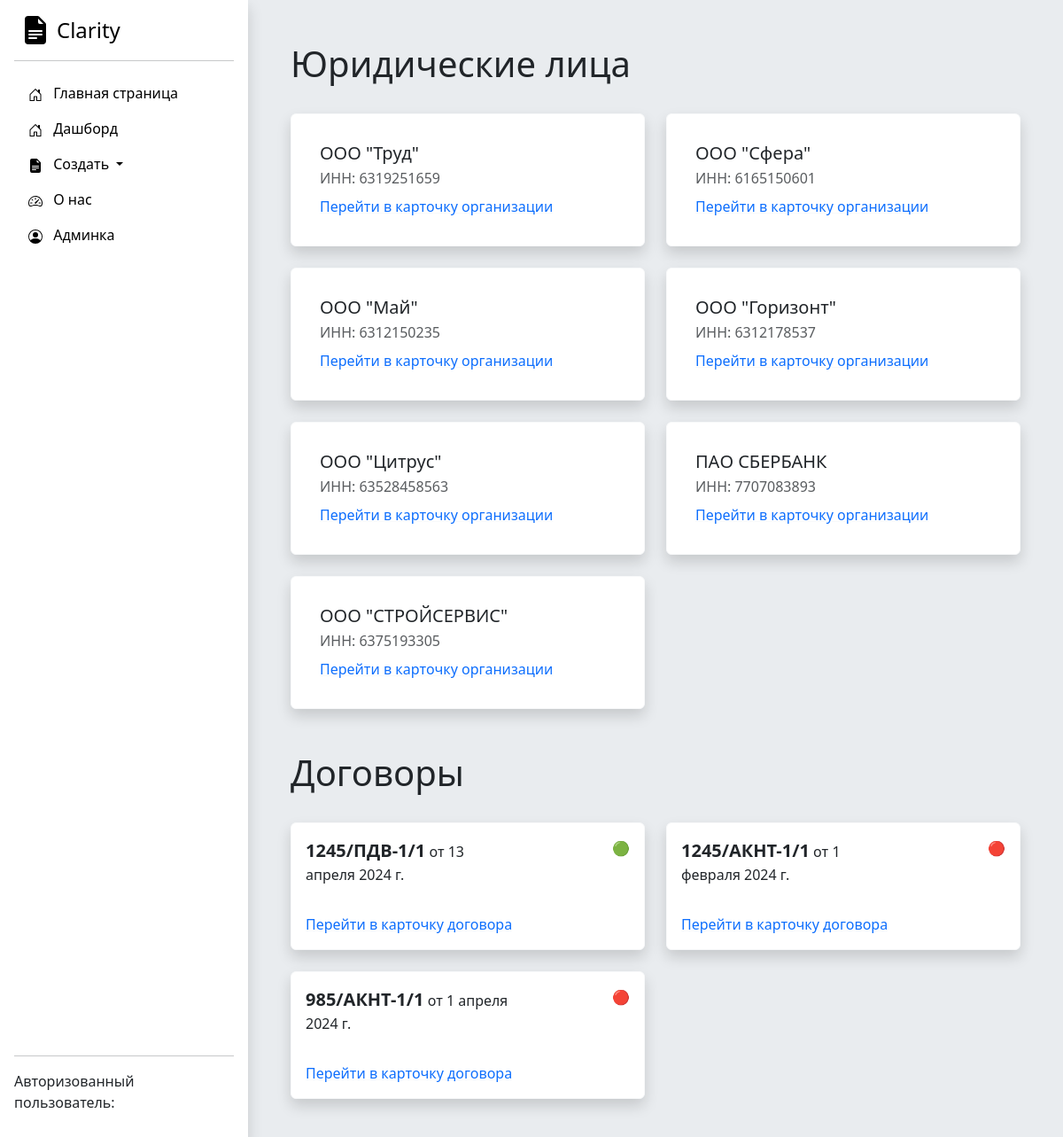
The page / on the database its author committed.
### Accounting/models.py (models this page shows, shortened)
class Organization(models.Model):
    full_name = models.CharField('Полное наименование', max_length=250)
    short_name = models.CharField('Краткое наименование', max_length=250)
    inn = models.IntegerField('ИНН')
    kpp = models.IntegerField('КПП')
    ur_adres = models.TextField('Юридический адрес')
    management_full_name = models.CharField('Управляющее лицо', max_length=250)
    management_post = models.CharField('Должность управляющего лица', max_length=250)
    class Meta:
        verbose_name = "Юридическое лицо"
        verbose_name_plural = "Юридические лица"

class Dogovor(models.Model):
    nomer_dogovora = models.CharField('Номер договора', max_length=250)
    date_of_signing = models.DateField('Дата начала действия договора')
    web_site = models.CharField('Веб сайт', max_length=250)
    contract_completed = models.BooleanField('Активный договор')
    basic_price = models.IntegerField('Цена догвора')
    service_type = models.ForeignKey(Service_type, on_delete=models.DO_NOTHING)
    organization = models.ForeignKey(Organization, on_delete=models.CASCADE)
    class Meta:
        verbose_name = "Договор"
        verbose_name_plural = "Договоры"

### Accounting/views.py (the view)
# urls.py: path('', views.index, name='home'),
def index(request):
    organization_list = Organization.objects.all()
    dogovor_list = Dogovor.objects.all()
    service_list = Service.objects.all()
    content = {
        'title': 'Главная страница сайта',
        'organization_list': organization_list,
        'dogovor_list': dogovor_list,
        'service_list': service_list
    }
    return render(request, 'Accounting/index.html', content)

### DAM/templates/Accounting/index.html (shortened to what this page needs)
{% extends 'Accounting/base.html' %}
{% block content %}
<h1>Юридические лица</h1>
<div class="row row-cols-1 row-cols-md-2 g-4">
{% for el in organization_list %}
      <div class="col">
 <div class="card border-light shadow p-3 bg-body rounded">
<div class="card-body">
    <h5 class="card-title">{{ el.short_name }}</h5>
    <p class="card-subtitle mb-2 text-body-secondary">ИНН: {{ el.inn }}</p>
    <a class="link-underline-light" href="/organization/{{ el.id }}"> Перейти в карточку организации </a>
</div>
     </div>
          </div>
{% endfor %}
     </div>
<h1>Договоры</h1>
<div class="row row-cols-1 row-cols-md-2 g-4">
{% for el in dogovor_list %}
<div class="col">
                <div class="card border-light shadow bg-body rounded">
                    <div class="pt-3 ps-3 pe-3 row">
                        <p class="col-8"><span class="fs-5 fw-bold">{{ el.nomer_dogovora }}</span> от {{ el.date_of_signing }}</p>
                        <p class="col-4 text-end">
                            {% if el.contract_completed is True %}
                            🟢
                            {% else %}
                            🔴
                            {% endif %}
                        </p>
                    </div>
                    <div class="card-body">
                        <a class="link-underline-light" href="/dogovor/{{ el.id }}"> Перейти в карточку договора </a>
                    </div>
                </div>
            </div>
{% endfor %}
</div>
{% endblock %}

### rows shown on the page
Organization: short_name "ООО \"Труд\"", inn "6319251659"
Organization: short_name "ООО \"Сфера\"", inn "6165150601"
Organization: short_name "ООО \"Май\"", inn "6312150235"
Organization: short_name "ООО \"Горизонт\"", inn "6312178537"
Organization: short_name "ООО \"Цитрус\"", inn "63528458563"
Organization: short_name "ПАО СБЕРБАНК", inn "7707083893"
Organization: short_name "ООО \"СТРОЙСЕРВИС\"", inn "6375193305"
Dogovor: nomer_dogovora "1245/ПДВ-1/1", date_of_signing "13 апреля 2024 г."
Dogovor: nomer_dogovora "1245/АКНТ-1/1", date_of_signing "1 февраля 2024 г."
Dogovor: nomer_dogovora "985/АКНТ-1/1", date_of_signing "1 апреля 2024 г."
